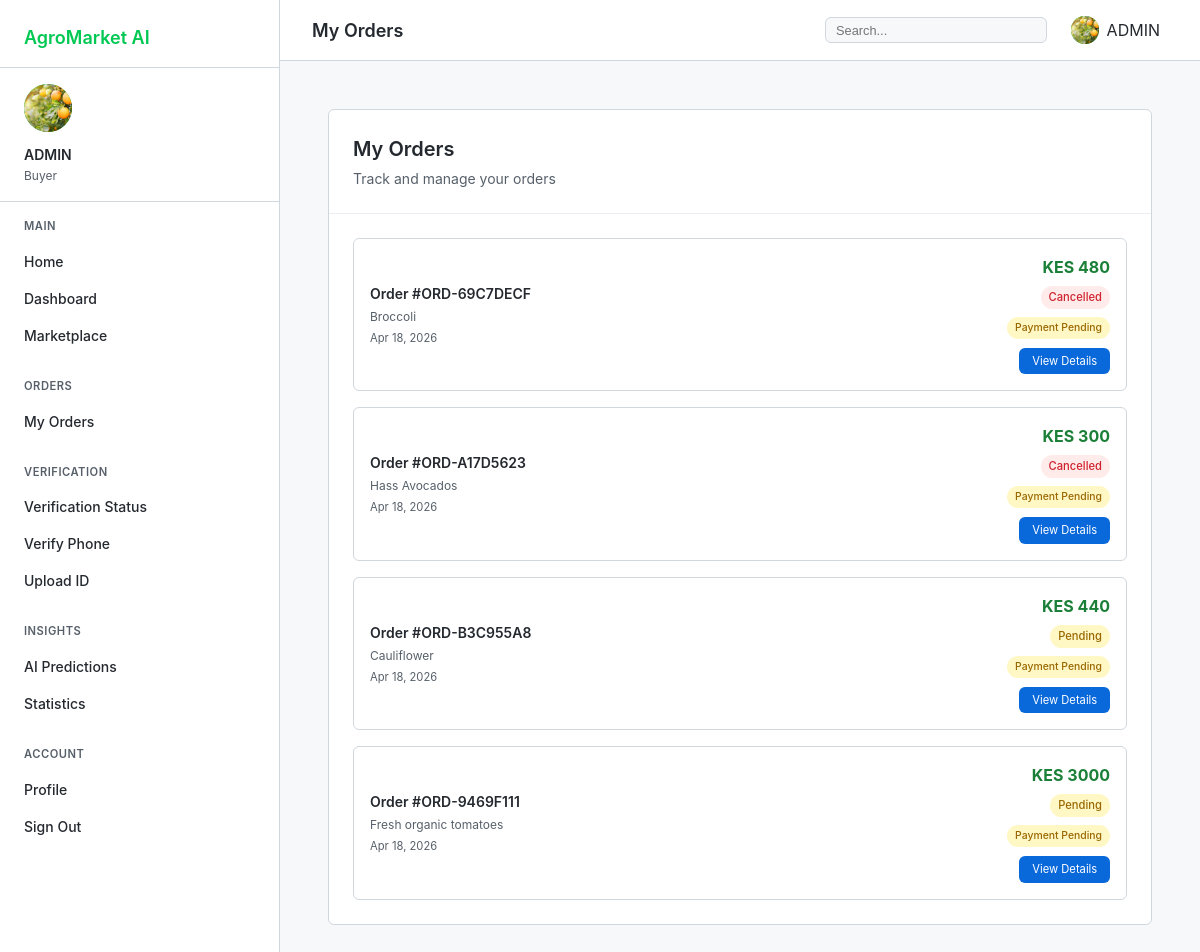
The page /accounts/orders/ (signed in) on the database its author committed.
### accounts/models.py (models this page shows, shortened)
class UserProfile(models.Model):
    ROLE_CHOICES = [
        ('farmer', 'Farmer'),
        ('buyer', 'Buyer'),
        ('admin', 'Administrator'),
    ]
    VERIFICATION_LEVELS = [
        ('unverified', 'Unverified'),
        ('email_verified', 'Email Verified'),
        ('phone_verified', 'Phone Verified'),
        ('id_verified', 'ID Verified'),
        ('fully_verified', 'Fully Verified')
    ]
    user = models.OneToOneField(User, on_delete=models.CASCADE, related_name='profile')
    role = models.CharField(max_length=10, choices=ROLE_CHOICES, default='buyer')
    phone_number = models.CharField(max_length=15, blank=True)
    location = models.CharField(max_length=100, blank=True)
    profile_picture = models.ImageField(upload_to='profiles/', null=True, blank=True)
    is_verified = models.BooleanField(default=False)
    verification_level = models.CharField(max_length=20, choices=VERIFICATION_LEVELS, default='unverified')
    phone_verified = models.BooleanField(default=False)
    id_verified = models.BooleanField(default=False)
    is_verified_farmer = models.BooleanField(default=False)
    verified_at = models.DateTimeField(null=True, blank=True)
    created_at = models.DateTimeField(auto_now_add=True)
    updated_at = models.DateTimeField(auto_now=True)
    class Meta:
        verbose_name_plural = 'User Profiles'

### marketplace/models.py (models this page shows, shortened)
class Order(models.Model):
    STATUS_CHOICES = [
        ('pending', 'Pending'),
        ('confirmed', 'Confirmed'),
        ('processing', 'Processing'),
        ('shipped', 'Shipped'),
        ('delivered', 'Delivered'),
        ('cancelled', 'Cancelled'),
    ]
    PAYMENT_STATUS_CHOICES = [
        ('pending', 'Pending Payment'),
        ('paid', 'Paid'),
        ('failed', 'Payment Failed'),
        ('refunded', 'Refunded'),
    ]
    order_number = models.CharField(max_length=20, unique=True, blank=True)
    buyer = models.ForeignKey(User, on_delete=models.CASCADE, related_name='orders')
    produce = models.ForeignKey(Produce, on_delete=models.CASCADE, related_name='orders')
    quantity = models.DecimalField(max_digits=10, decimal_places=2)
    total_price = models.DecimalField(max_digits=12, decimal_places=2)
    status = models.CharField(max_length=20, choices=STATUS_CHOICES, default='pending')
    order_date = models.DateTimeField(auto_now_add=True)
    delivery_address = models.TextField()
    notes = models.TextField(blank=True)
    payment_status = models.CharField(max_length=20, choices=PAYMENT_STATUS_CHOICES, default='pending')
    payment_method = models.CharField(max_length=50, blank=True, null=True)
    payment_reference = models.CharField(max_length=100, blank=True, null=True)
    mpesa_receipt = models.CharField(max_length=50, blank=True, null=True)
    estimated_delivery_date = models.DateField(null=True, blank=True)
    actual_delivery_date = models.DateField(null=True, blank=True)
    tracking_number = models.CharField(max_length=50, blank=True, null=True)
    courier_name = models.CharField(max_length=100, blank=True, null=True)

class Produce(models.Model):
    UNIT_CHOICES = [
        ('kg', 'Kilogram'),
        ('g', 'Gram'),
        ('piece', 'Piece'),
        ('bunch', 'Bunch'),
        ('sack', 'Sack'),
        ('tray', 'Tray'),
        ('litre', 'Litre'),
    ]
    STATUS_CHOICES = [
        ('available', 'Available'),
        ('sold_out', 'Sold Out'),
        ('low_stock', 'Low Stock'),
        ('discontinued', 'Discontinued'),
    ]
    farmer = models.ForeignKey(User, on_delete=models.CASCADE, related_name='produce_list')
    category = models.ForeignKey(Category, on_delete=models.SET_NULL, null=True)
    name = models.CharField(max_length=100)
    description = models.TextField()
    quantity = models.DecimalField(max_digits=10, decimal_places=2)
    unit = models.CharField(max_length=10, choices=UNIT_CHOICES, default='kg')
    price = models.DecimalField(max_digits=10, decimal_places=2)
    location = models.CharField(max_length=200)
    image = models.ImageField(upload_to='produce/', null=True, blank=True)
    video_url = models.URLField(max_length=500, blank=True, null=True)
    status = models.CharField(max_length=20, choices=STATUS_CHOICES, default='available')
    is_deleted = models.BooleanField(default=False)
    created_at = models.DateTimeField(auto_now_add=True)
    updated_at = models.DateTimeField(auto_now=True)

### accounts/views.py (the view)
# urls.py: path('orders/', views.my_orders, name='my_orders'),
@login_required
def my_orders(request):
    if request.user.profile.role != 'buyer':
        messages.error(request, 'Only buyers can access orders.')
        return redirect('dashboard')
    orders = Order.objects.filter(buyer=request.user).order_by('-order_date')
    return render(request, 'accounts/my_orders.html', {'orders': orders})

### templates/accounts/my_orders.html (shortened to what this page needs)
{% extends 'dashboard_base.html' %}
{% block page_title %}My Orders{% endblock %}
{% block dashboard_content %}
<div class="orders-container">
    <div class="orders-card">
        <div class="orders-header">
            <h2>My Orders</h2>
            <p class="header-description">Track and manage your orders</p>
        </div>
        <div class="orders-body">
            {% if orders %}
                <div class="orders-list">
                    {% for order in orders %}
                    <div class="order-item">
                        <div class="order-info">
                            <div class="order-number">Order #{{ order.order_number }}</div>
                            <div class="order-product">{{ order.produce.name }}</div>
                            <div class="order-date">{{ order.order_date|date:"M d, Y" }}</div>
                        </div>
                        <div class="order-details">
                            <div class="order-amount">KES {{ order.total_price|floatformat:0 }}</div>
                            <div class="order-status">
                                {% if order.status == 'pending' %}
                                    <span class="status-badge status-pending">Pending</span>
                                {% elif order.status == 'confirmed' %}
                                    <span class="status-badge status-confirmed">Confirmed</span>
                                {% elif order.status == 'processing' %}
                                    <span class="status-badge status-processing">Processing</span>
                                {% elif order.status == 'shipped' %}
                                    <span class="status-badge status-shipped">Shipped</span>
                                {% elif order.status == 'delivered' %}
                                    <span class="status-badge status-delivered">Delivered</span>
                                {% elif order.status == 'cancelled' %}
                                    <span class="status-badge status-cancelled">Cancelled</span>
                                {% else %}
                                    <span class="status-badge">{{ order.status|title }}</span>
                                {% endif %}
                            </div>
                            <div class="payment-status">
                                {% if order.payment_status == 'paid' %}
                                    <span class="payment-badge paid">Paid</span>
                                {% else %}
                                    <span class="payment-badge pending">Payment Pending</span>
                                {% endif %}
                            </div>
                            <div>
                                <a href="/marketplace/order/{{ order.id }}/" class="btn-view">View Details</a>
                            </div>
                        </div>
                    </div>
                    {% endfor %}
                </div>
            {% else %}
                <div class="empty-state">
                    <div class="empty-title">No orders yet</div>
                    <div class="empty-message">When you place orders, they will appear here.</div>
                    <a href="/marketplace/" class="btn-primary">Start Shopping</a>
                </div>
            {% endif %}
        </div>
    </div>
</div>
{% endblock %}

### templates/dashboard_base.html (shortened to what this page needs)
<!DOCTYPE html>
<html lang="en">
<head>
    {% load static %}
</head>
<body>
    <div class="dashboard">
        <aside class="sidebar" id="sidebar">
            <div class="sidebar-header">
                <a href="/" class="sidebar-logo">AgroMarket AI</a>
            </div>
            <div class="sidebar-user">
                <div class="user-avatar">
                    {% if user.is_authenticated and user.profile.profile_picture %}
                        <img src="{{ user.profile.profile_picture.url }}" alt="{{ user.username }}">
                    {% elif user.is_authenticated %}
                        <span>{{ user.username|make_list|first|upper }}</span>
                    {% else %}
                        <span>G</span>
                    {% endif %}
                </div>
                <div class="user-name">
                    {% if user.is_authenticated %}
                        {{ user.get_full_name|default:user.username }}
                    {% else %}
                        Guest User
                    {% endif %}
                </div>
                <div class="user-role">
                    {% if user.is_authenticated %}
                        {{ user.profile.role|title }}
                    {% else %}
                        Not Logged In
                    {% endif %}
                </div>
            </div>
            <nav class="sidebar-nav">
                <div class="nav-section">
                    <div class="nav-section-title">MAIN</div>
                    <a href="/" class="nav-item">
                        <span class="nav-item-text">Home</span>
                    </a>
                    <a href="/accounts/" class="nav-item">
                        <span class="nav-item-text">Dashboard</span>
                    </a>
                    <a href="/marketplace/" class="nav-item">
                        <span class="nav-item-text">Marketplace</span>
                    </a>
                </div>
                <div class="nav-section">
                    <div class="nav-section-title">ORDERS</div>
                    {% if user.is_authenticated and user.profile.role == 'buyer' %}
                    <a href="/accounts/orders/" class="nav-item">
                        <span class="nav-item-text">My Orders</span>
                    </a>
                    {% endif %}
                </div>
                <div class="nav-section">
                    <div class="nav-section-title">VERIFICATION</div>
                    {% if user.is_authenticated %}
                    <a href="/accounts/verification-status/" class="nav-item">
                        <span class="nav-item-text">Verification Status</span>
                    </a>
                    <a href="/accounts/verify-phone/" class="nav-item">
                        <span class="nav-item-text">Verify Phone</span>
                    </a>
                    <a href="/accounts/upload-id/" class="nav-item">
                        <span class="nav-item-text">Upload ID</span>
                    </a>
                    {% endif %}
                </div>
                <div class="nav-section">
                    <div class="nav-section-title">INSIGHTS</div>
                    <a href="/ai/insights/" class="nav-item">
                        <span class="nav-item-text">AI Predictions</span>
                    </a>
                    {% if user.is_authenticated %}
                    <a href="/accounts/stats/" class="nav-item">
                        <span class="nav-item-text">Statistics</span>
                    </a>
                    {% endif %}
                </div>
                <div class="nav-section">
                    <div class="nav-section-title">ACCOUNT</div>
                    <a href="/accounts/profile/" class="nav-item">
                        <span class="nav-item-text">Profile</span>
                    </a>
                    {% if user.is_authenticated %}
                    <a href="/accounts/logout/" class="nav-item">
                        <span class="nav-item-text">Sign Out</span>
                    </a>
                    {% endif %}
                </div>
            </nav>
        </aside>
        <main class="main-content">
            <div class="top-bar">
                <div style="display: flex; align-items: center; gap: 1rem;">
                    <h1 class="page-title">{% block page_title %}Dashboard{% endblock %}</h1>
                </div>
                <div class="top-bar-right">
                    <div class="search-box">
                        <input type="text" placeholder="Search..." id="globalSearch">
                    </div>
                    {% if user.is_authenticated %}
                    <div class="user-menu" onclick="window.location.href='/accounts/profile/'">
                        <div class="user-menu-avatar">
                            {% if user.profile.profile_picture %}
                                <img src="{{ user.profile.profile_picture.url }}" alt="{{ user.username }}">
                            {% else %}
                                <span>{{ user.username|make_list|first|upper }}</span>
                            {% endif %}
                        </div>
                        <span>{{ user.username }}</span>
                    </div>
                    {% endif %}
                </div>
            </div>
            <div class="content-area">
                {% block dashboard_content %}{% endblock %}
            </div>
        </main>
    </div>
</body>
</html>

### rows shown on the page
Order: order_number "ORD-69C7DECF", produce.name "Broccoli", order_date "Apr 18, 2026", total_price "480", status "Cancelled", payment_status "Payment Pending"
Order: order_number "ORD-A17D5623", produce.name "Hass Avocados", order_date "Apr 18, 2026", total_price "300", status "Cancelled", payment_status "Payment Pending"
Order: order_number "ORD-B3C955A8", produce.name "Cauliflower", order_date "Apr 18, 2026", total_price "440", status "Pending", payment_status "Payment Pending"
Order: order_number "ORD-9469F111", produce.name "Fresh organic tomatoes", order_date "Apr 18, 2026", total_price "3000", status "Pending", payment_status "Payment Pending"

### other values the page prints
{{ user.get_full_name|default:user.username }} "ADMIN"
{{ user.profile.role|title }} "Buyer"
{{ user.username }} "ADMIN"
